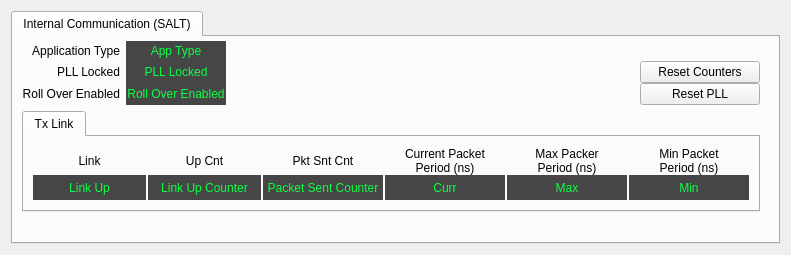
<?xml version="1.0" encoding="UTF-8"?>
<ui version="4.0">
 <class>Form</class>
 <widget class="QWidget" name="Form">
  <property name="geometry">
   <rect>
    <x>0</x>
    <y>0</y>
    <width>791</width>
    <height>255</height>
   </rect>
  </property>
  <property name="maximumSize">
   <size>
    <width>791</width>
    <height>16777215</height>
   </size>
  </property>
  <property name="windowTitle">
   <string>MPS SALT</string>
  </property>
  <property name="styleSheet">
   <string notr="true"/>
  </property>
  <layout class="QVBoxLayout" name="verticalLayout_3">
   <item>
    <widget class="PyDMTabWidget" name="PyDMTabWidget">
     <property name="toolTip">
      <string/>
     </property>
     <property name="whatsThis">
      <string/>
     </property>
     <property name="alarmChannels">
      <stringlist>
       <string></string>
      </stringlist>
     </property>
     <widget class="QWidget" name="salt">
      <attribute name="title">
       <string>Internal Communication (SALT)</string>
      </attribute>
      <layout class="QVBoxLayout" name="verticalLayout_2">
       <property name="leftMargin">
        <number>0</number>
       </property>
       <property name="topMargin">
        <number>2</number>
       </property>
       <property name="bottomMargin">
        <number>2</number>
       </property>
       <item>
        <layout class="QVBoxLayout" name="verticalLayout">
         <item>
          <widget class="QFrame" name="frame">
           <property name="frameShape">
            <enum>QFrame::NoFrame</enum>
           </property>
           <property name="frameShadow">
            <enum>QFrame::Raised</enum>
           </property>
           <layout class="QGridLayout" name="gridLayout_2">
            <property name="topMargin">
             <number>2</number>
            </property>
            <property name="bottomMargin">
             <number>2</number>
            </property>
            <item row="1" column="0">
             <widget class="QTabWidget" name="tabWidget_2">
              <property name="currentIndex">
               <number>0</number>
              </property>
              <widget class="QWidget" name="tab_2">
               <attribute name="title">
                <string>Tx Link</string>
               </attribute>
               <layout class="QVBoxLayout" name="verticalLayout_5">
                <item>
                 <layout class="QGridLayout" name="gridLayout_5">
                  <property name="horizontalSpacing">
                   <number>2</number>
                  </property>
                  <property name="verticalSpacing">
                   <number>0</number>
                  </property>
                  <item row="0" column="2">
                   <widget class="QLabel" name="label_13">
                    <property name="minimumSize">
                     <size>
                      <width>120</width>
                      <height>0</height>
                     </size>
                    </property>
                    <property name="text">
                     <string>Pkt Snt Cnt</string>
                    </property>
                    <property name="alignment">
                     <set>Qt::AlignCenter</set>
                    </property>
                   </widget>
                  </item>
                  <item row="1" column="2">
                   <widget class="PyDMLabel" name="PyDMLabel_13">
                    <property name="minimumSize">
                     <size>
                      <width>0</width>
                      <height>25</height>
                     </size>
                    </property>
                    <property name="maximumSize">
                     <size>
                      <width>16777215</width>
                      <height>25</height>
                     </size>
                    </property>
                    <property name="toolTip">
                     <string/>
                    </property>
                    <property name="styleSheet">
                     <string notr="true">color: rgb(12, 255, 68);
background-color: rgb(70, 70, 70);</string>
                    </property>
                    <property name="text">
                     <string>Packet Sent Counter</string>
                    </property>
                    <property name="alignment">
                     <set>Qt::AlignCenter</set>
                    </property>
                    <property name="rules" stdset="0">
                     <string>[{&quot;name&quot;: &quot;New Rule&quot;, &quot;property&quot;: &quot;Text&quot;, &quot;initial_value&quot;: &quot;&quot;, &quot;expression&quot;: &quot;'0x{:X}'.format(ch[0] if ch[0]&gt;=0 else ch[0]+2**32)&quot;, &quot;channels&quot;: [{&quot;channel&quot;: &quot;ca://${P}:TX_PKT_SENT_CNT&quot;, &quot;trigger&quot;: true, &quot;use_enum&quot;: true}]}]</string>
                    </property>
                    <property name="precision" stdset="0">
                     <number>0</number>
                    </property>
                    <property name="showUnits" stdset="0">
                     <bool>false</bool>
                    </property>
                    <property name="precisionFromPV" stdset="0">
                     <bool>true</bool>
                    </property>
                    <property name="alarmSensitiveContent" stdset="0">
                     <bool>false</bool>
                    </property>
                    <property name="alarmSensitiveBorder" stdset="0">
                     <bool>true</bool>
                    </property>
                    <property name="PyDMToolTip" stdset="0">
                     <string/>
                    </property>
                    <property name="channel" stdset="0">
                     <string/>
                    </property>
                    <property name="displayFormat" stdset="0">
                     <enum>PyDMLabel::String</enum>
                    </property>
                   </widget>
                  </item>
                  <item row="0" column="5">
                   <widget class="QLabel" name="label_20">
                    <property name="minimumSize">
                     <size>
                      <width>120</width>
                      <height>0</height>
                     </size>
                    </property>
                    <property name="text">
                     <string>Min Packet
Period (ns)</string>
                    </property>
                    <property name="alignment">
                     <set>Qt::AlignCenter</set>
                    </property>
                   </widget>
                  </item>
                  <item row="1" column="5">
                   <widget class="PyDMLabel" name="PyDMLabel_16">
                    <property name="minimumSize">
                     <size>
                      <width>0</width>
                      <height>25</height>
                     </size>
                    </property>
                    <property name="toolTip">
                     <string/>
                    </property>
                    <property name="styleSheet">
                     <string notr="true">color: rgb(12, 255, 68);
background-color: rgb(70, 70, 70);</string>
                    </property>
                    <property name="text">
                     <string>Min</string>
                    </property>
                    <property name="alignment">
                     <set>Qt::AlignCenter</set>
                    </property>
                    <property name="rules" stdset="0">
                     <string>[]</string>
                    </property>
                    <property name="precisionFromPV" stdset="0">
                     <bool>false</bool>
                    </property>
                    <property name="channel" stdset="0">
                     <string>ca://${P}:TX_PKT_PERIOD_MIN</string>
                    </property>
                    <property name="displayFormat" stdset="0">
                     <enum>PyDMLabel::Decimal</enum>
                    </property>
                   </widget>
                  </item>
                  <item row="0" column="1">
                   <widget class="QLabel" name="label_10">
                    <property name="minimumSize">
                     <size>
                      <width>0</width>
                      <height>20</height>
                     </size>
                    </property>
                    <property name="text">
                     <string>Up Cnt</string>
                    </property>
                    <property name="alignment">
                     <set>Qt::AlignCenter</set>
                    </property>
                   </widget>
                  </item>
                  <item row="1" column="3">
                   <widget class="PyDMLabel" name="PyDMLabel_14">
                    <property name="minimumSize">
                     <size>
                      <width>0</width>
                      <height>25</height>
                     </size>
                    </property>
                    <property name="toolTip">
                     <string/>
                    </property>
                    <property name="styleSheet">
                     <string notr="true">color: rgb(12, 255, 68);
background-color: rgb(70, 70, 70);</string>
                    </property>
                    <property name="text">
                     <string>Curr</string>
                    </property>
                    <property name="alignment">
                     <set>Qt::AlignCenter</set>
                    </property>
                    <property name="rules" stdset="0">
                     <string>[]</string>
                    </property>
                    <property name="precisionFromPV" stdset="0">
                     <bool>false</bool>
                    </property>
                    <property name="channel" stdset="0">
                     <string>ca://${P}:TX_PKT_PERIOD</string>
                    </property>
                    <property name="displayFormat" stdset="0">
                     <enum>PyDMLabel::Decimal</enum>
                    </property>
                   </widget>
                  </item>
                  <item row="0" column="4">
                   <widget class="QLabel" name="label_19">
                    <property name="minimumSize">
                     <size>
                      <width>120</width>
                      <height>0</height>
                     </size>
                    </property>
                    <property name="text">
                     <string>Max Packer
Period (ns)</string>
                    </property>
                    <property name="alignment">
                     <set>Qt::AlignCenter</set>
                    </property>
                   </widget>
                  </item>
                  <item row="1" column="4">
                   <widget class="PyDMLabel" name="PyDMLabel_15">
                    <property name="minimumSize">
                     <size>
                      <width>0</width>
                      <height>25</height>
                     </size>
                    </property>
                    <property name="toolTip">
                     <string/>
                    </property>
                    <property name="styleSheet">
                     <string notr="true">color: rgb(12, 255, 68);
background-color: rgb(70, 70, 70);</string>
                    </property>
                    <property name="text">
                     <string>Max</string>
                    </property>
                    <property name="alignment">
                     <set>Qt::AlignCenter</set>
                    </property>
                    <property name="rules" stdset="0">
                     <string>[]</string>
                    </property>
                    <property name="precisionFromPV" stdset="0">
                     <bool>false</bool>
                    </property>
                    <property name="channel" stdset="0">
                     <string>ca://${P}:TX_PKT_PERIOD_MAX</string>
                    </property>
                    <property name="displayFormat" stdset="0">
                     <enum>PyDMLabel::Decimal</enum>
                    </property>
                   </widget>
                  </item>
                  <item row="0" column="0">
                   <widget class="QLabel" name="label_12">
                    <property name="minimumSize">
                     <size>
                      <width>65</width>
                      <height>0</height>
                     </size>
                    </property>
                    <property name="maximumSize">
                     <size>
                      <width>16777215</width>
                      <height>25</height>
                     </size>
                    </property>
                    <property name="text">
                     <string>Link</string>
                    </property>
                    <property name="alignment">
                     <set>Qt::AlignCenter</set>
                    </property>
                   </widget>
                  </item>
                  <item row="1" column="0">
                   <widget class="PyDMLabel" name="PyDMLabel_11">
                    <property name="minimumSize">
                     <size>
                      <width>0</width>
                      <height>25</height>
                     </size>
                    </property>
                    <property name="maximumSize">
                     <size>
                      <width>16777215</width>
                      <height>25</height>
                     </size>
                    </property>
                    <property name="toolTip">
                     <string/>
                    </property>
                    <property name="styleSheet">
                     <string notr="true">color: rgb(12, 255, 68);
background-color: rgb(70, 70, 70);</string>
                    </property>
                    <property name="text">
                     <string>Link Up</string>
                    </property>
                    <property name="alignment">
                     <set>Qt::AlignCenter</set>
                    </property>
                    <property name="channel" stdset="0">
                     <string>ca://${P}:TX_LINK_UP</string>
                    </property>
                   </widget>
                  </item>
                  <item row="0" column="3">
                   <widget class="QLabel" name="label_18">
                    <property name="minimumSize">
                     <size>
                      <width>120</width>
                      <height>0</height>
                     </size>
                    </property>
                    <property name="text">
                     <string>Current Packet
Period (ns)</string>
                    </property>
                    <property name="alignment">
                     <set>Qt::AlignCenter</set>
                    </property>
                   </widget>
                  </item>
                  <item row="1" column="1">
                   <widget class="PyDMLabel" name="PyDMLabel_12">
                    <property name="minimumSize">
                     <size>
                      <width>0</width>
                      <height>25</height>
                     </size>
                    </property>
                    <property name="maximumSize">
                     <size>
                      <width>16777215</width>
                      <height>25</height>
                     </size>
                    </property>
                    <property name="toolTip">
                     <string/>
                    </property>
                    <property name="styleSheet">
                     <string notr="true">color: rgb(12, 255, 68);
background-color: rgb(70, 70, 70);</string>
                    </property>
                    <property name="text">
                     <string>Link Up Counter</string>
                    </property>
                    <property name="alignment">
                     <set>Qt::AlignCenter</set>
                    </property>
                    <property name="rules" stdset="0">
                     <string>[{&quot;name&quot;: &quot;New Rule&quot;, &quot;property&quot;: &quot;Text&quot;, &quot;initial_value&quot;: &quot;&quot;, &quot;expression&quot;: &quot;'0x{:X}'.format(ch[0] if ch[0]&gt;=0 else ch[0]+2**32)&quot;, &quot;channels&quot;: [{&quot;channel&quot;: &quot;ca://${P}:TX_LINK_UP_CNT&quot;, &quot;trigger&quot;: true, &quot;use_enum&quot;: true}]}]</string>
                    </property>
                    <property name="precision" stdset="0">
                     <number>0</number>
                    </property>
                    <property name="showUnits" stdset="0">
                     <bool>false</bool>
                    </property>
                    <property name="precisionFromPV" stdset="0">
                     <bool>true</bool>
                    </property>
                    <property name="alarmSensitiveContent" stdset="0">
                     <bool>false</bool>
                    </property>
                    <property name="alarmSensitiveBorder" stdset="0">
                     <bool>true</bool>
                    </property>
                    <property name="PyDMToolTip" stdset="0">
                     <string/>
                    </property>
                    <property name="channel" stdset="0">
                     <string/>
                    </property>
                    <property name="displayFormat" stdset="0">
                     <enum>PyDMLabel::String</enum>
                    </property>
                   </widget>
                  </item>
                 </layout>
                </item>
               </layout>
              </widget>
             </widget>
            </item>
            <item row="0" column="0">
             <layout class="QGridLayout" name="gridLayout">
              <property name="verticalSpacing">
               <number>0</number>
              </property>
              <item row="2" column="1">
               <widget class="PyDMLabel" name="PyDMLabel_4">
                <property name="minimumSize">
                 <size>
                  <width>100</width>
                  <height>20</height>
                 </size>
                </property>
                <property name="toolTip">
                 <string/>
                </property>
                <property name="styleSheet">
                 <string notr="true">color: rgb(12, 255, 68);
background-color: rgb(70, 70, 70);</string>
                </property>
                <property name="text">
                 <string>Roll Over Enabled</string>
                </property>
                <property name="alignment">
                 <set>Qt::AlignCenter</set>
                </property>
                <property name="channel" stdset="0">
                 <string>ca://${P}:ROLL_OVER_EN</string>
                </property>
                <property name="displayFormat" stdset="0">
                 <enum>PyDMLabel::Hex</enum>
                </property>
               </widget>
              </item>
              <item row="0" column="0">
               <widget class="QLabel" name="label_2">
                <property name="text">
                 <string>Application Type</string>
                </property>
                <property name="alignment">
                 <set>Qt::AlignRight|Qt::AlignTrailing|Qt::AlignVCenter</set>
                </property>
               </widget>
              </item>
              <item row="2" column="3">
               <widget class="PyDMPushButton" name="PyDMPushButton">
                <property name="minimumSize">
                 <size>
                  <width>120</width>
                  <height>0</height>
                 </size>
                </property>
                <property name="toolTip">
                 <string/>
                </property>
                <property name="text">
                 <string>Reset PLL</string>
                </property>
                <property name="channel" stdset="0">
                 <string>ca://${P}:SALT_RST_PLL</string>
                </property>
                <property name="pressValue" stdset="0">
                 <string>1</string>
                </property>
                <property name="releaseValue" stdset="0">
                 <string>0</string>
                </property>
               </widget>
              </item>
              <item row="1" column="3">
               <widget class="PyDMPushButton" name="PyDMPushButton_2">
                <property name="minimumSize">
                 <size>
                  <width>120</width>
                  <height>0</height>
                 </size>
                </property>
                <property name="toolTip">
                 <string/>
                </property>
                <property name="text">
                 <string>Reset Counters</string>
                </property>
                <property name="channel" stdset="0">
                 <string>ca://${P}:SALT_RST_CNT</string>
                </property>
                <property name="pressValue" stdset="0">
                 <string>1</string>
                </property>
                <property name="releaseValue" stdset="0">
                 <string>0</string>
                </property>
               </widget>
              </item>
              <item row="0" column="1">
               <widget class="PyDMLabel" name="PyDMLabel">
                <property name="minimumSize">
                 <size>
                  <width>100</width>
                  <height>20</height>
                 </size>
                </property>
                <property name="toolTip">
                 <string/>
                </property>
                <property name="styleSheet">
                 <string notr="true">color: rgb(12, 255, 68);
background-color: rgb(70, 70, 70);</string>
                </property>
                <property name="text">
                 <string>App Type</string>
                </property>
                <property name="alignment">
                 <set>Qt::AlignCenter</set>
                </property>
                <property name="margin">
                 <number>0</number>
                </property>
                <property name="indent">
                 <number>-1</number>
                </property>
                <property name="channel" stdset="0">
                 <string>ca://${P}:APP_TYPE</string>
                </property>
                <property name="displayFormat" stdset="0">
                 <enum>PyDMLabel::String</enum>
                </property>
               </widget>
              </item>
              <item row="2" column="0">
               <widget class="QLabel" name="label_5">
                <property name="text">
                 <string>Roll Over Enabled</string>
                </property>
                <property name="alignment">
                 <set>Qt::AlignRight|Qt::AlignTrailing|Qt::AlignVCenter</set>
                </property>
               </widget>
              </item>
              <item row="1" column="1">
               <widget class="PyDMLabel" name="PyDMLabel_3">
                <property name="minimumSize">
                 <size>
                  <width>100</width>
                  <height>20</height>
                 </size>
                </property>
                <property name="toolTip">
                 <string/>
                </property>
                <property name="styleSheet">
                 <string notr="true">color: rgb(12, 255, 68);
background-color: rgb(70, 70, 70);</string>
                </property>
                <property name="text">
                 <string>PLL Locked</string>
                </property>
                <property name="alignment">
                 <set>Qt::AlignCenter</set>
                </property>
                <property name="channel" stdset="0">
                 <string>ca://${P}:PLL_LOCKED</string>
                </property>
               </widget>
              </item>
              <item row="1" column="0">
               <widget class="QLabel" name="label_4">
                <property name="text">
                 <string>PLL Locked</string>
                </property>
                <property name="alignment">
                 <set>Qt::AlignRight|Qt::AlignTrailing|Qt::AlignVCenter</set>
                </property>
               </widget>
              </item>
              <item row="1" column="2">
               <spacer name="horizontalSpacer">
                <property name="orientation">
                 <enum>Qt::Horizontal</enum>
                </property>
                <property name="sizeHint" stdset="0">
                 <size>
                  <width>40</width>
                  <height>20</height>
                 </size>
                </property>
               </spacer>
              </item>
             </layout>
            </item>
            <item row="2" column="0">
             <spacer name="verticalSpacer">
              <property name="orientation">
               <enum>Qt::Vertical</enum>
              </property>
              <property name="sizeHint" stdset="0">
               <size>
                <width>20</width>
                <height>40</height>
               </size>
              </property>
             </spacer>
            </item>
           </layout>
          </widget>
         </item>
        </layout>
       </item>
      </layout>
     </widget>
    </widget>
   </item>
  </layout>
 </widget>
 <customwidgets>
  <customwidget>
   <class>PyDMTabWidget</class>
   <extends>QTabWidget</extends>
   <header>pydm.widgets.tab_bar</header>
  </customwidget>
  <customwidget>
   <class>PyDMLabel</class>
   <extends>QLabel</extends>
   <header>pydm.widgets.label</header>
  </customwidget>
  <customwidget>
   <class>PyDMPushButton</class>
   <extends>QPushButton</extends>
   <header>pydm.widgets.pushbutton</header>
  </customwidget>
 </customwidgets>
 <resources/>
 <connections/>
</ui>
